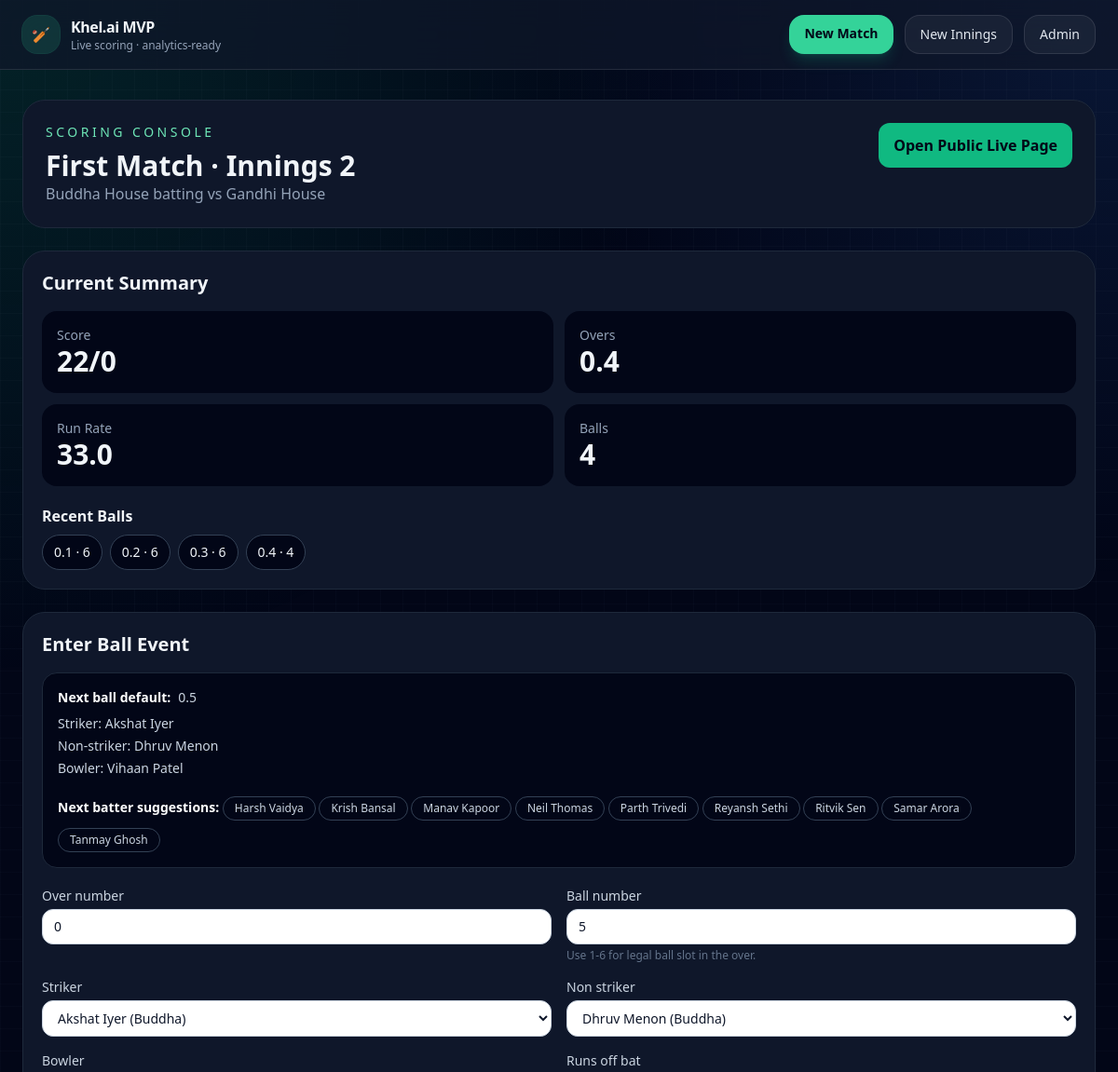
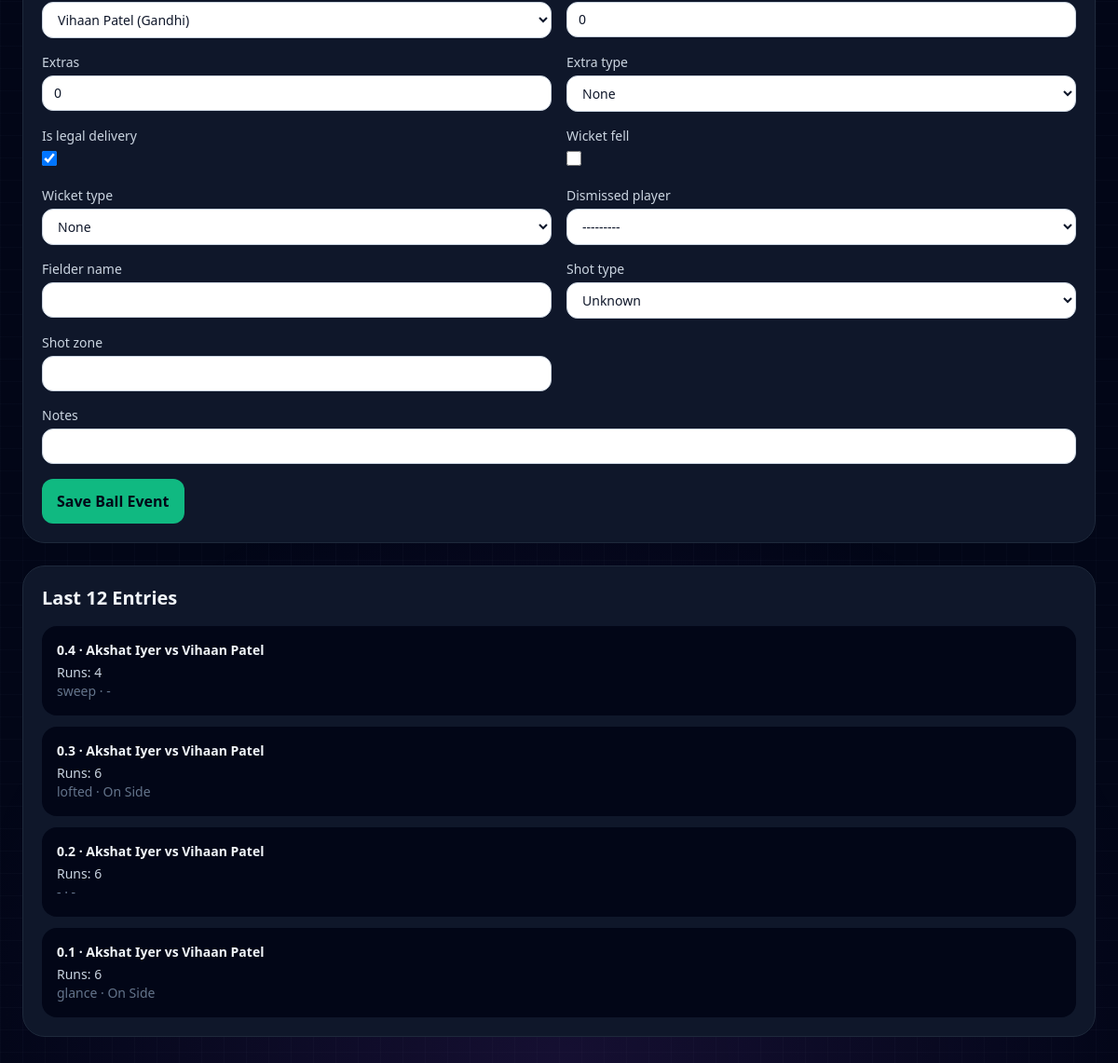
Page /innings/3/scoring/ on the committed database (2 pictures, top to bottom).
### matches/models.py (models this page shows, shortened)
class Innings(models.Model):
    match = models.ForeignKey(Match, on_delete=models.CASCADE, related_name="innings")
    innings_number = models.PositiveSmallIntegerField()
    batting_team = models.ForeignKey(Team, on_delete=models.CASCADE, related_name="batting_innings")
    bowling_team = models.ForeignKey(Team, on_delete=models.CASCADE, related_name="bowling_innings")
    total_overs_limit = models.PositiveSmallIntegerField(default=20)
    is_complete = models.BooleanField(default=False)
    class Meta:
        unique_together = ("match", "innings_number")
        ordering = ["innings_number"]

class Match(models.Model):
    title = models.CharField(max_length=200)
    tournament_name = models.CharField(max_length=200, blank=True)
    venue = models.CharField(max_length=200, blank=True)
    match_date = models.DateField(null=True, blank=True)
    team_1 = models.ForeignKey(Team, on_delete=models.CASCADE, related_name="home_matches")
    team_2 = models.ForeignKey(Team, on_delete=models.CASCADE, related_name="away_matches")
    toss_winner = models.ForeignKey(
        Team,
        on_delete=models.SET_NULL,
        null=True,
        blank=True,
        related_name="toss_wins"
    )
    toss_decision = models.CharField(max_length=20, blank=True)
    status = models.CharField(max_length=30, default="live")
    stream_url = models.URLField(blank=True)
    class Meta:
        ordering = ["-id"]

class Team(models.Model):
    name = models.CharField(max_length=120, unique=True)
    short_name = models.CharField(max_length=12, blank=True)

class Player(models.Model):
    team = models.ForeignKey(Team, on_delete=models.CASCADE, related_name="players")
    name = models.CharField(max_length=120)
    jersey_number = models.PositiveIntegerField(null=True, blank=True)
    batting_hand = models.CharField(max_length=20, blank=True)
    bowling_style = models.CharField(max_length=50, blank=True)
    class Meta:
        unique_together = ("team", "name")
        ordering = ["team__name", "name"]
    def __str__(self):
        return f"{self.name} ({self.team.short_name or self.team.name})"

class BallEvent(models.Model):
    EXTRA_CHOICES = [
        ("", "None"),
        ("wide", "Wide"),
        ("no_ball", "No Ball"),
        ("bye", "Bye"),
        ("leg_bye", "Leg Bye"),
        ("penalty", "Penalty"),
    ]
    WICKET_CHOICES = [
        ("", "None"),
        ("bowled", "Bowled"),
        ("caught", "Caught"),
        ("lbw", "LBW"),
        ("run_out", "Run Out"),
        ("stumped", "Stumped"),
        ("hit_wicket", "Hit Wicket"),
        ("retired_out", "Retired Out"),
    ]
    SHOT_CHOICES = [
        ("", "Unknown"),
        ("defence", "Defence"),
        ("drive", "Drive"),
        ("cut", "Cut"),
        ("pull", "Pull"),
        ("sweep", "Sweep"),
        ("glance", "Glance"),
        ("lofted", "Lofted"),
    ]
    innings = models.ForeignKey(Innings, on_delete=models.CASCADE, related_name="ball_events")
    over_number = models.PositiveSmallIntegerField()
    ball_number = models.PositiveSmallIntegerField(help_text="Use 1-6 for legal ball slot in the over.")
    striker = models.ForeignKey(Player, on_delete=models.CASCADE, related_name="balls_faced_as_striker")
    non_striker = models.ForeignKey(Player, on_delete=models.CASCADE, related_name="balls_faced_as_non_striker")
    bowler = models.ForeignKey(Player, on_delete=models.CASCADE, related_name="balls_bowled")
    runs_off_bat = models.PositiveSmallIntegerField(default=0)
    extras = models.PositiveSmallIntegerField(default=0)
    extra_type = models.CharField(max_length=20, choices=EXTRA_CHOICES, blank=True)
    is_legal_delivery = models.BooleanField(default=True)
    wicket_fell = models.BooleanField(default=False)
    wicket_type = models.CharField(max_length=20, choices=WICKET_CHOICES, blank=True)
    dismissed_player = models.ForeignKey(
        Player,
        null=True,
        blank=True,
        on_delete=models.SET_NULL,
        related_name="dismissals"
    )
    fielder_name = models.CharField(max_length=120, blank=True)
    shot_type = models.CharField(max_length=20, choices=SHOT_CHOICES, blank=True)
    shot_zone = models.CharField(max_length=50, blank=True)
    notes = models.CharField(max_length=255, blank=True)
    created_at = models.DateTimeField(auto_now_add=True)
    class Meta:
        ordering = ["over_number", "ball_number", "id"]
    @property
    def total_runs(self):
        return self.runs_off_bat + self.extras

### matches/views.py (the view)
# urls.py: path("innings/<int:pk>/scoring/", views.innings_scoring, name="innings_scoring"),
def innings_scoring(request, pk):
    innings = get_object_or_404(
        Innings.objects.select_related("match", "batting_team", "bowling_team"),
        pk=pk
    )
    scoring_state = get_scoring_state(innings)
    form_kwargs = {
        "innings": innings,
        "scoring_state": scoring_state,
    }
    if request.method == "POST":
        form = BallEventForm(request.POST, **form_kwargs)
    else:
        form = BallEventForm(initial=scoring_state.as_form_initial(), **form_kwargs)
    if request.method == "POST" and form.is_valid():
        ball = form.save(commit=False)
        ball.innings = innings
        ball.save()
        messages.success(request, f"Ball {ball.over_number}.{ball.ball_number} saved.")
        return redirect("innings_scoring", pk=innings.pk)
    summary = innings_summary(innings)
    events = innings.ball_events.select_related("striker", "non_striker", "bowler").order_by("-id")[:12]
    suggested_batters = list(
        innings.batting_team.players.filter(id__in=scoring_state.suggested_next_batter_ids).order_by("name")
    )
    batting_players = innings.batting_team.players.in_bulk()
    bowling_players = innings.bowling_team.players.in_bulk()
    next_ball_context = {
        "over_number": scoring_state.over_number,
        "ball_number": scoring_state.ball_number,
        "striker_name": batting_players.get(scoring_state.striker_id).name if scoring_state.striker_id in batting_players else "",
        "non_striker_name": batting_players.get(scoring_state.non_striker_id).name if scoring_state.non_striker_id in batting_players else "",
        "bowler_name": bowling_players.get(scoring_state.bowler_id).name if scoring_state.bowler_id in bowling_players else "",
        "requires_new_bowler": scoring_state.requires_new_bowler,
    }
    return render(
        request,
        "matches/innings_scoring.html",
        {
            "innings": innings,
            "form": form,
            "scoring_state": scoring_state,
            "next_ball_context": next_ball_context,
            "summary": summary,
            "events": events,
            "suggested_batters": suggested_batters,
        },
    )

### matches/forms.py (shortened to what this page needs)
class BallEventForm(forms.ModelForm):
    class Meta:
        model = BallEvent
        fields = [
            "over_number",
            "ball_number",
            "striker",
            "non_striker",
            "bowler",
            "runs_off_bat",
            "extras",
            "extra_type",
            "is_legal_delivery",
            "wicket_fell",
            "wicket_type",
            "dismissed_player",
            "fielder_name",
            "shot_type",
            "shot_zone",
            "notes",
        ]
    def __init__(self, *args, innings=None, scoring_state=None, **kwargs):
        super().__init__(*args, **kwargs)
        self.innings = innings
        self.scoring_state = scoring_state
        if innings is not None:
            batting_qs = innings.batting_team.players.all().order_by("name")
            bowling_qs = innings.bowling_team.players.all().order_by("name")
            self.fields["striker"].queryset = batting_qs
            self.fields["non_striker"].queryset = batting_qs
            self.fields["dismissed_player"].queryset = batting_qs
            self.fields["bowler"].queryset = bowling_qs
        apply_form_control_styles(self.fields)

### matches/forms.py (called while the page is built)
def apply_form_control_styles(fields):
    for field in fields.values():
        css = (
            "w-full rounded-xl border border-slate-300 bg-white "
            "px-3 py-2 text-sm text-slate-900 placeholder:text-slate-400 "
            "focus:border-emerald-500 focus:outline-none"
        )
        if isinstance(field.widget, forms.CheckboxInput):
            field.widget.attrs.update({"class": "h-4 w-4 rounded border-slate-300"})
        else:
            field.widget.attrs.update({"class": css})

### matches/scoring.py (called while the page is built)
def _should_swap_strike(event):
    if event.extra_type == "wide":
        return max(event.extras - 1, 0) % 2 == 1
    if event.extra_type == "no_ball":
        return (event.runs_off_bat + max(event.extras - 1, 0)) % 2 == 1
    return event.total_runs % 2 == 1

def _available_batter_ids(innings, active_batter_ids):
    dismissed_ids = set()
    for event in innings.ball_events.filter(wicket_fell=True).only("dismissed_player_id", "striker_id"):
        dismissed_ids.add(event.dismissed_player_id or event.striker_id)
    excluded_ids = dismissed_ids | {player_id for player_id in active_batter_ids if player_id}
    return list(
        innings.batting_team.players.exclude(id__in=excluded_ids)
        .order_by("name")
        .values_list("id", flat=True)
    )

### matches/templates/matches/innings_scoring.html (shortened to what this page needs)
{% extends "matches/base.html" %}
{% block content %}
<section class="mb-6 rounded-3xl border border-slate-800 bg-slate-900 p-6">
  <div class="flex flex-wrap items-start justify-between gap-4">
    <div>
      <p class="mb-2 text-sm uppercase tracking-[0.25em] text-emerald-300">Scoring Console</p>
      <h1 class="text-3xl font-bold">{{ innings.match.title }} · Innings {{ innings.innings_number }}</h1>
      <p class="text-slate-400">{{ innings.batting_team.name }} batting vs {{ innings.bowling_team.name }}</p>
    </div>
    <a href="{% url 'live_match' innings.match.pk %}" class="rounded-xl bg-emerald-500 px-4 py-3 font-semibold text-slate-950">
      Open Public Live Page
    </a>
  </div>
</section>
<section class="grid gap-6 xl:grid-cols-[1.1fr_1.5fr_1fr]">
  <aside class="rounded-3xl border border-slate-800 bg-slate-900 p-5">
    <h2 class="mb-4 text-xl font-semibold">Current Summary</h2>
    <div class="grid grid-cols-2 gap-3">
      <div class="rounded-2xl bg-slate-950 p-4">
        <p class="text-sm text-slate-400">Score</p>
        <p class="text-3xl font-bold">{{ summary.total_runs }}/{{ summary.wickets }}</p>
      </div>
      <div class="rounded-2xl bg-slate-950 p-4">
        <p class="text-sm text-slate-400">Overs</p>
        <p class="text-3xl font-bold">{{ summary.overs }}</p>
      </div>
      <div class="rounded-2xl bg-slate-950 p-4">
        <p class="text-sm text-slate-400">Run Rate</p>
        <p class="text-3xl font-bold">{{ summary.run_rate }}</p>
      </div>
      <div class="rounded-2xl bg-slate-950 p-4">
        <p class="text-sm text-slate-400">Balls</p>
        <p class="text-3xl font-bold">{{ summary.legal_balls }}</p>
      </div>
    </div>
    <div class="mt-5">
      <h3 class="mb-2 font-semibold">Recent Balls</h3>
      <div class="flex flex-wrap gap-2">
        {% for ball in summary.recent_balls %}
          <span class="rounded-full border border-slate-700 bg-slate-950 px-3 py-2 text-sm">
            {{ ball.over_ball }} · {{ ball.label }}
          </span>
        {% empty %}
          <span class="text-sm text-slate-400">No balls entered yet.</span>
        {% endfor %}
      </div>
    </div>
  </aside>
  <section class="rounded-3xl border border-slate-800 bg-slate-900 p-5">
    <h2 class="mb-4 text-xl font-semibold">Enter Ball Event</h2>
    <div class="mb-5 rounded-2xl border border-slate-800 bg-slate-950 p-4 text-sm text-slate-300">
      <div class="mb-2 flex flex-wrap items-center gap-2">
        <span class="font-semibold text-white">Next ball default:</span>
        <span>{{ next_ball_context.over_number }}.{{ next_ball_context.ball_number }}</span>
      </div>
      <div class="flex flex-col gap-1">
        <span>Striker: {{ next_ball_context.striker_name|default:"Choose batter" }}</span>
        <span>Non-striker: {{ next_ball_context.non_striker_name|default:"Choose batter" }}</span>
        <span>Bowler: {{ next_ball_context.bowler_name|default:"Choose bowler" }}</span>
      </div>
      {% if suggested_batters %}
        <div class="mt-3">
          <span class="font-semibold text-white">Next batter suggestions:</span>
          {% for player in suggested_batters %}
            <span class="mt-2 inline-flex rounded-full border border-slate-700 px-3 py-1 text-xs">{{ player.name }}</span>
          {% endfor %}
        </div>
      {% endif %}
    </div>
    <form method="post" class="grid gap-4 md:grid-cols-2">
      {% for field in form %}
        <div class="{% if field.name == 'notes' %}md:col-span-2{% endif %}">
          <label class="mb-1 block text-sm font-medium text-slate-300">{{ field.label }}</label>
          {{ field }}
          {% if field.help_text %}
            <p class="mt-1 text-xs text-slate-500">{{ field.help_text }}</p>
          {% endif %}
        </div>
      {% endfor %}
      <div class="md:col-span-2">
        <button class="rounded-xl bg-emerald-500 px-4 py-3 font-semibold text-slate-950">
          Save Ball Event
        </button>
      </div>
    </form>
  </section>
  <aside class="rounded-3xl border border-slate-800 bg-slate-900 p-5">
    <h2 class="mb-4 text-xl font-semibold">Last 12 Entries</h2>
    <div class="space-y-3">
      {% for e in events %}
        <div class="rounded-2xl bg-slate-950 p-4 text-sm">
          <div class="mb-1 font-semibold">{{ e.over_number }}.{{ e.ball_number }} · {{ e.striker.name }} vs {{ e.bowler.name }}</div>
          <div class="text-slate-300">
            Runs: {{ e.total_runs }}
          </div>
          <div class="text-slate-500">{{ e.shot_type|default:"-" }} · {{ e.shot_zone|default:"-" }}</div>
        </div>
      {% empty %}
        <div class="rounded-2xl bg-slate-950 p-4 text-sm text-slate-400">
          No entries yet.
        </div>
      {% endfor %}
    </div>
  </aside>
</section>
{% endblock %}

### rows in the picture
Innings: match "First Match", innings_number "2", batting_team.name "Buddha House", bowling_team.name "Gandhi House"
Player: striker_name "Akshat Iyer"
Player: non_striker_name "Dhruv Menon"
Player: bowler_name "Vihaan Patel"
Player: name "Harsh Vaidya"
Player: name "Krish Bansal"
Player: name "Manav Kapoor"
Player: name "Neil Thomas"
Player: name "Parth Trivedi"
Player: name "Reyansh Sethi"
Player: name "Ritvik Sen"
Player: name "Samar Arora"
Player: name "Tanmay Ghosh"
BallEvent: over_number "0", ball_number "4", striker.name "Akshat Iyer", bowler.name "Vihaan Patel", total_runs "4", shot_type "sweep", shot_zone "-"
BallEvent: over_number "0", ball_number "3", striker.name "Akshat Iyer", bowler.name "Vihaan Patel", total_runs "6", shot_type "lofted", shot_zone "On Side"
BallEvent: over_number "0", ball_number "2", striker.name "Akshat Iyer", bowler.name "Vihaan Patel", total_runs "6", shot_type "-", shot_zone "-"
BallEvent: over_number "0", ball_number "1", striker.name "Akshat Iyer", bowler.name "Vihaan Patel", total_runs "6", shot_type "glance", shot_zone "On Side"

### other values in the picture
{{ summary.total_runs }} "22"
{{ summary.wickets }} "0"
{{ summary.overs }} "0.4"
{{ summary.run_rate }} "33.0"
{{ summary.legal_balls }} "4"
{{ ball.over_ball }} "0.1" "0.2" "0.3" "0.4"
{{ ball.label }} "6" "6" "6" "4"
{{ next_ball_context.over_number }} "0"
{{ next_ball_context.ball_number }} "5"
{{ field.label }} "Over number" "Ball number" "Striker" "Non striker" "Bowler" "Runs off bat" "Extras" "Extra type" "Is legal delivery" "Wicket fell" "Wicket type" "Dismissed player" "Fielder name" "Shot type" "Shot zone" "Notes"
{{ field.help_text }} "Use 1-6 for legal ball slot in the over."
